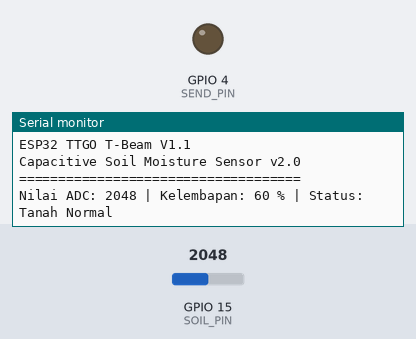
Simulated run of this sketch. Board: ESP32. On the bench: output pins drawn as LEDs (lit = HIGH), the last lines printed to the serial monitor. The inputs (shaded band) are chosen by the test bench; at power-on: GPIO 15 (SOIL_PIN) = 2048 (analog values on the 0–4095 scale).

Above: at 2.2 s.
2.3 s: GPIO 15 (SOIL_PIN) set to 2581
At 3.4 s:
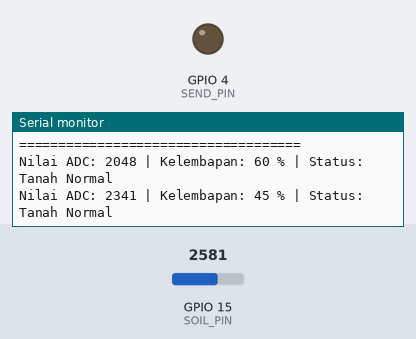
3.8 s: GPIO 15 (SOIL_PIN) set to 2693
At 5.6 s:
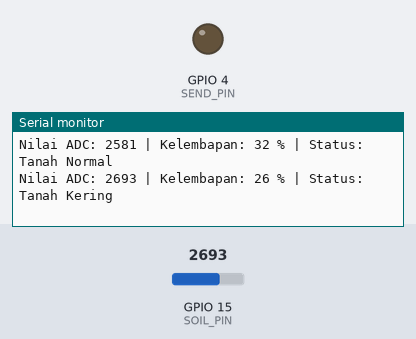

The sketch:

Soil_sensor.ino
```cpp
#include <Arduino.h>

// Pin analog sensor
#define SOIL_PIN 15

// Nilai kalibrasi awal
// Ubah sesuai hasil pengukuran sensor kamu
int nilaiKering = 3200;
int nilaiBasah  = 1300;

// Jumlah pembacaan untuk dirata-rata
const int jumlahSampling = 20;

int bacaSensorRataRata() {
  long total = 0;

  for (int i = 0; i < jumlahSampling; i++) {
    total += analogRead(SOIL_PIN);
    delay(10);
  }

  return total / jumlahSampling;
}

String statusKelembapan(int persen) {
  if (persen < 30) {
    return "Tanah Kering";
  }
  else if (persen >= 30 && persen < 70) {
    return "Tanah Normal";
  }
  else {
    return "Tanah Basah";
  }
}

void setup() {
  Serial.begin(115200);
  delay(1000);

  // Mengatur resolusi ADC ESP32 menjadi 12-bit
  // Nilai pembacaan menjadi 0 sampai 4095
  analogReadResolution(12);

  // Mengatur range pembacaan ADC agar sesuai untuk tegangan 0 sampai sekitar 3.3V
  analogSetPinAttenuation(SOIL_PIN, ADC_11db);

  Serial.println("====================================");
  Serial.println("Monitoring Kelembapan Tanah");
  Serial.println("ESP32 TTGO T-Beam V1.1");
  Serial.println("Capacitive Soil Moisture Sensor v2.0");
  Serial.println("====================================");
}

void loop() {
  int nilaiADC = bacaSensorRataRata();

  // Konversi nilai ADC menjadi persentase kelembapan
  // Tanah kering biasanya ADC besar
  // Tanah basah biasanya ADC kecil
  int kelembapan = map(nilaiADC, nilaiKering, nilaiBasah, 0, 100);

  // Batasi nilai agar tetap 0 sampai 100
  kelembapan = constrain(kelembapan, 0, 100);

  String kondisi = statusKelembapan(kelembapan);

  Serial.print("Nilai ADC: ");
  Serial.print(nilaiADC);

  Serial.print(" | Kelembapan: ");
  Serial.print(kelembapan);
  Serial.print(" %");

  Serial.print(" | Status: ");
  Serial.println(kondisi);

  delay(1000);
}
```

Soil_sensor.cpp
```cpp
#include <Arduino.h>

class CapacitiveSensor {
private:
    int sendPin;
    int receivePin;

public:
    // Constructor to initialize pins
    CapacitiveSensor(int send_pin, int receive_pin) {
        sendPin = send_pin;
        receivePin = receive_pin;

        pinMode(sendPin, OUTPUT);
        pinMode(receivePin, INPUT);
        digitalWrite(sendPin, LOW);
    }

    // Measures the capacitance based on RC time constant
    long read(unsigned int samples) {
        long totalCycleCount = 0;

        for (unsigned int i = 0; i < samples; i++) {
            // 1. Discharge the capacitor (human body/pad)
            digitalWrite(sendPin, LOW);
            pinMode(receivePin, OUTPUT);
            digitalWrite(receivePin, LOW);
            delayMicroseconds(10);

            // 2. Set receive pin back to input
            pinMode(receivePin, INPUT);

            // 3. Start timing and pull send pin HIGH
            digitalWrite(sendPin, HIGH);

            long cycles = 0;
            // Count how long it takes for the receive pin to go HIGH
            while (digitalRead(receivePin) == LOW) {
                cycles++;
                // Timeout to prevent infinite loops if disconnected
                if (cycles > 10000) break;
            }

            totalCycleCount += cycles;
        }

        return totalCycleCount / samples;
    }
};

// Hardware configuration
const int SEND_PIN = 4;
const int RECEIVE_PIN = 2;
const int TOUCH_THRESHOLD = 50; // Adjust based on your resistor value

// Create sensor instance
CapacitiveSensor touchSensor(SEND_PIN, RECEIVE_PIN);

void setup() {
    Serial.begin(9600);
}

void loop() {
    // Read sensor average over 10 samples
    long sensorValue = touchSensor.read(10);

    Serial.print("Sensor Value: ");
    Serial.print(sensorValue);

    if (sensorValue > TOUCH_THRESHOLD) {
        Serial.println(" -> [TOUCHED]");
    } else {
        Serial.println(" -> [RELEASED]");
    }

    delay(100);
}
```

Measured:
- the behaviour switches between 2630 and 2631 on GPIO 15 (SOIL_PIN) (found by bisection; images 1 and 2)
- after the input at 2.3 s, the serial monitor: prints a new line after 0.11 s (image 1)
- after the input at 3.8 s, the serial monitor: prints a new line after 1.0 s (image 2)
